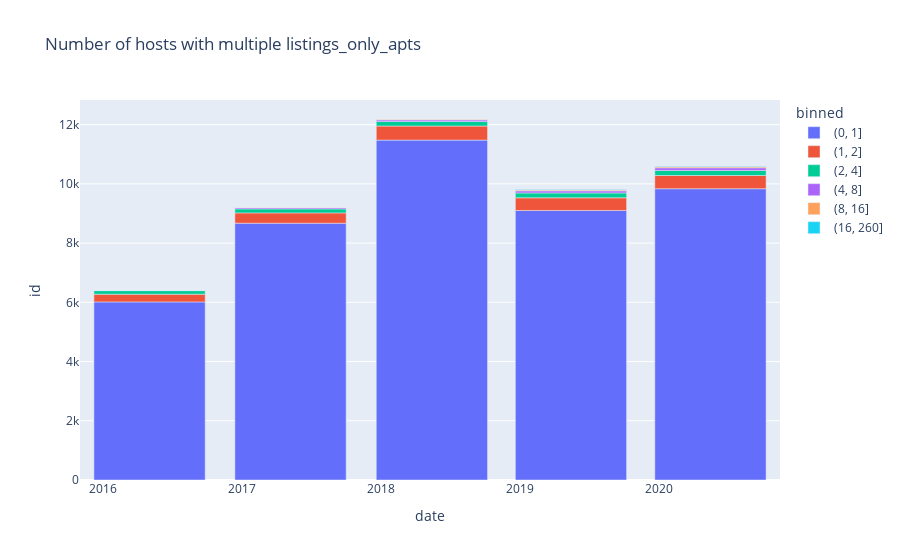

Source (notebook cell):
### Code cell
fig = px.bar(plot, x='date', y='id', labels = {"value": "count", "variable": "medal"},
             color='binned', 
            title='Number of hosts with multiple listings_only_apts')
fig.show()
fig.write_html("../Final/multipleL_host_5years.html")

### Figure 1 — Plotly figure (JSON) as saved in the notebook; plotly's stock layout.template omitted (floating-point values rounded to 4 significant figures)
{"data": [{"alignmentgroup": "True", "hovertemplate": "binned=(0, 1]<br>date=%{x}<br>id=%{y}<extra></extra>", "legendgroup": "(0, 1]", "marker": {"color": "#636efa"}, "name": "(0, 1]", "offsetgroup": "(0, 1]", "orientation": "v", "showlegend": true, "textposition": "auto", "type": "bar", "x": ["2016-05-03T00:00:00", "2017-05-08T00:00:00", "2018-05-14T00:00:00", "2019-05-14T00:00:00", "2020-05-14T00:00:00"], "xaxis": "x", "y": [6014, 8672, 11477, 9101, 9836], "yaxis": "y"}, {"alignmentgroup": "True", "hovertemplate": "binned=(1, 2]<br>date=%{x}<br>id=%{y}<extra></extra>", "legendgroup": "(1, 2]", "marker": {"color": "#EF553B"}, "name": "(1, 2]", "offsetgroup": "(1, 2]", "orientation": "v", "showlegend": true, "textposition": "auto", "type": "bar", "x": ["2016-05-03T00:00:00", "2017-05-08T00:00:00", "2018-05-14T00:00:00", "2019-05-14T00:00:00", "2020-05-14T00:00:00"], "xaxis": "x", "y": [259, 348, 476, 428, 446], "yaxis": "y"}, {"alignmentgroup": "True", "hovertemplate": "binned=(2, 4]<br>date=%{x}<br>id=%{y}<extra></extra>", "legendgroup": "(2, 4]", "marker": {"color": "#00cc96"}, "name": "(2, 4]", "offsetgroup": "(2, 4]", "orientation": "v", "showlegend": true, "textposition": "auto", "type": "bar", "x": ["2016-05-03T00:00:00", "2017-05-08T00:00:00", "2018-05-14T00:00:00", "2019-05-14T00:00:00", "2020-05-14T00:00:00"], "xaxis": "x", "y": [122, 135, 156, 165, 172], "yaxis": "y"}, {"alignmentgroup": "True", "hovertemplate": "binned=(4, 8]<br>date=%{x}<br>id=%{y}<extra></extra>", "legendgroup": "(4, 8]", "marker": {"color": "#ab63fa"}, "name": "(4, 8]", "offsetgroup": "(4, 8]", "orientation": "v", "showlegend": true, "textposition": "auto", "type": "bar", "x": ["2016-05-03T00:00:00", "2017-05-08T00:00:00", "2018-05-14T00:00:00", "2019-05-14T00:00:00", "2020-05-14T00:00:00"], "xaxis": "x", "y": [13, 41, 52, 70, 90], "yaxis": "y"}, {"alignmentgroup": "True", "hovertemplate": "binned=(8, 16]<br>date=%{x}<br>id=%{y}<extra></extra>", "legendgroup": "(8, 16]", "marker": {"color": "#FFA15A"}, "name": "(8, 16]", "offsetgroup": "(8, 16]", "orientation": "v", "showlegend": true, "textposition": "auto", "type": "bar", "x": ["2016-05-03T00:00:00", "2017-05-08T00:00:00", "2018-05-14T00:00:00", "2019-05-14T00:00:00", "2020-05-14T00:00:00"], "xaxis": "x", "y": [3, 12, 25, 32, 39], "yaxis": "y"}, {"alignmentgroup": "True", "hovertemplate": "binned=(16, 260]<br>date=%{x}<br>id=%{y}<extra></extra>", "legendgroup": "(16, 260]", "marker": {"color": "#19d3f3"}, "name": "(16, 260]", "offsetgroup": "(16, 260]", "orientation": "v", "showlegend": true, "textposition": "auto", "type": "bar", "x": ["2016-05-03T00:00:00", "2017-05-08T00:00:00", "2018-05-14T00:00:00", "2019-05-14T00:00:00", "2020-05-14T00:00:00"], "xaxis": "x", "y": [null, 4, 4, 11, 18], "yaxis": "y"}], "layout": {"barmode": "relative", "legend": {"title": {"text": "binned"}, "tracegroupgap": 0}, "title": {"text": "Number of hosts with multiple listings_only_apts"}, "xaxis": {"anchor": "y", "domain": [0, 1], "title": {"text": "date"}}, "yaxis": {"anchor": "x", "domain": [0, 1], "title": {"text": "id"}}}}
